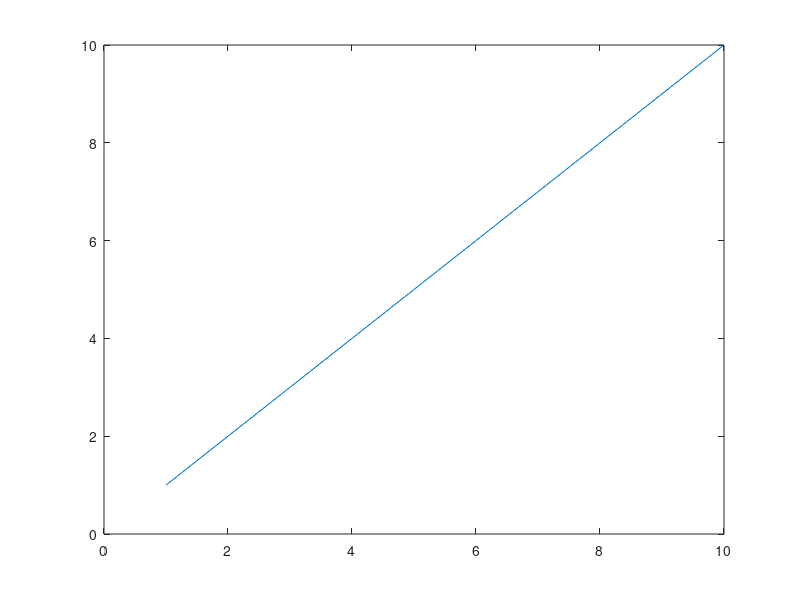

Source code (MATLAB): (Note: this script raises an error after producing the figure.)
function demo
% Listen to zoom events
plot(1:10);
h = zoom;
h.ActionPreCallback = @myprecallback;
h.ActionPostCallback = @mypostcallback;
h.Enable = 'on';

function myprecallback(obj,evd)
disp('A zoom is about to occur.');

function mypostcallback(obj,evd)
newLim = evd.Axes.XLim;
msgbox(sprintf('The new X-Limits are [%.2f %.2f].',newLim));
evd(1)